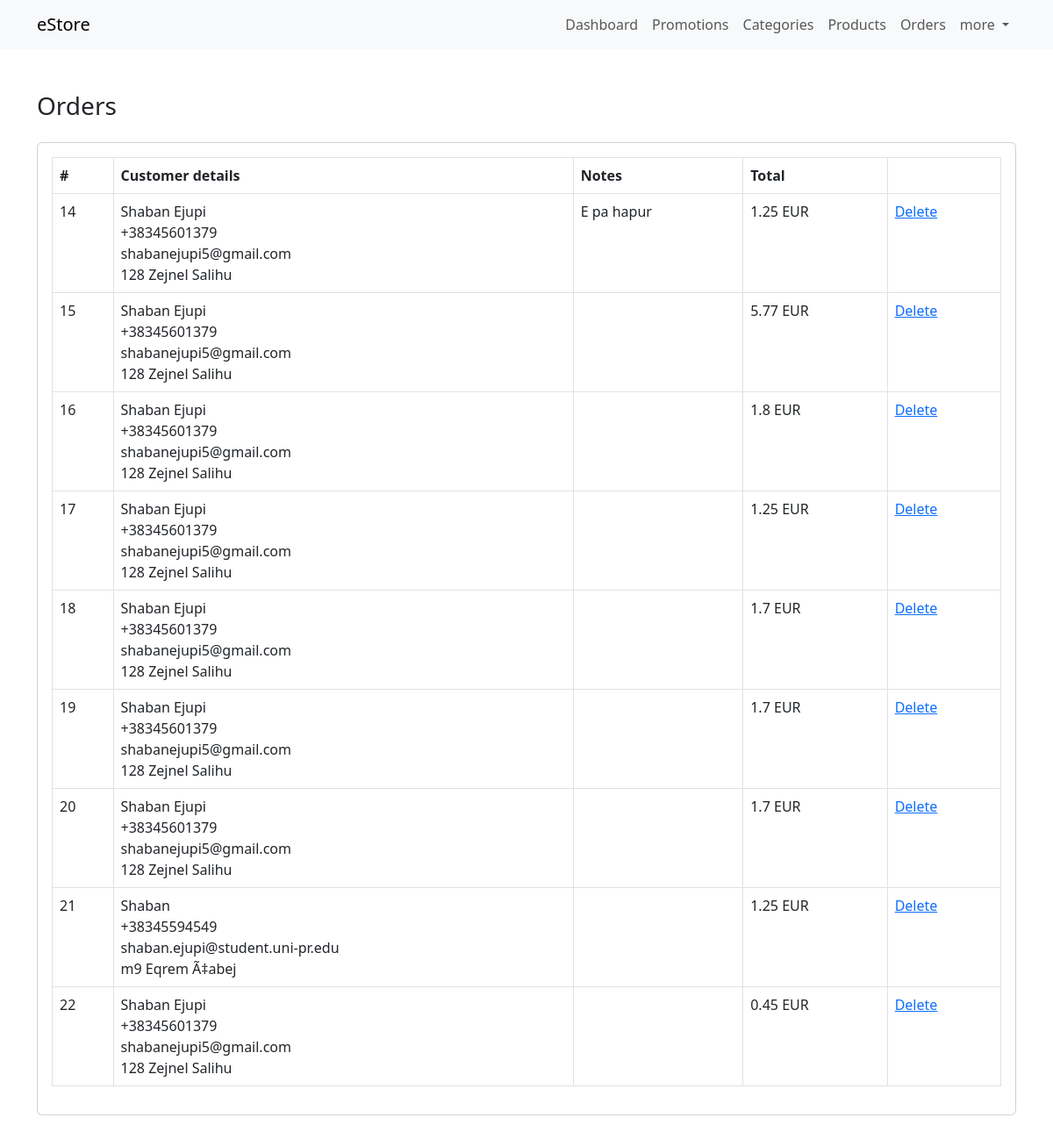
The app's page /dashboard/orders/index.php (signed in) with its own data.
### tables this page shows
CREATE TABLE `orders` (
  `id` int(11) NOT NULL,
  `user_id` int(11) NOT NULL,
  `customer_data` text NOT NULL,
  `notes` text,
  `total` float NOT NULL
);

### classes/Database.php (called while the page is built)
<?php
class Database {
    private static $instance = null;
    private $connection = null;
    public function __construct() {
        $this->connection = new mysqli('localhost', 'root', '', 'estore', 3306);
    }
    public static function getInstance() {
        if(!self::$instance) {
            self::$instance = new self;
        }
        return self::$instance;
    }
    function getConnection() {
        return $this->connection;
    }
}

### classes/CRUD.php (called while the page is built, shortened)
<?php
include 'Database.php';
class CRUD {
    private $mysqli;
    public function __construct() {
        $db = Database::getInstance();
        $this->mysqli = $db->getConnection();
    }
    public function read($table, $condition = [], $limit = null, $order = []) {
        $sql = "SELECT * FROM `".$table."`";
        $items = [];
        if($query = $this->mysqli->query($sql)) {
            if($query->num_rows > 0) {
                while($row = $query->fetch_assoc()) {
                    $items[] = $row;
                }
            }
            return $items;
        } else {
            return $this->mysqli->error;
        }
    }
}

### dashboard/orders/index.php (the view)
<?php
include('../includes/header.php');
include('../../classes/CRUD.php');
$crud = new CRUD;
if(isset($_SESSION['role']) && $_SESSION['role'] == 'admin') {
    $orders = $crud->read('orders');
} else if(isset($_SESSION['role']) && $_SESSION['role'] == 'customer') {
    $orders = $crud->read('orders', ['column' => 'user_id', 'value' => $_SESSION['id']]);
} else {
    $orders = [];
}
?>
<div class="dashboard my-5">
    <div class="container">
        <h3 class="mb-4">Orders</h3>
        <div class="card">
            <div class="card-body">
                <?php if(is_array($orders) && count($orders) > 0): ?>
                <div class="table-responsive">
                    <table class="table table-bordered">
                        <tbody>
                            <tr>
                                <th>#</th>
                                <th>Customer details</th>
                                <th>Notes</th>
                                <th>Total</th>
                                <th></th>
                            </tr>
                            <?php foreach($orders as $order): ?>
                            <tr>
                                <td><?= $order['id'] ?></td>
                                <td><?= $order['customer_data'] ?></td>
                                <td><?= $order['notes'] ?></td>
                                <td><?= $order['total'] ?> EUR</td>
                                <td>
                                    <a href="?action=delete&id=<?= $order['id'] ?>">Delete</a>
                                </td>
                            </tr>
                            <?php endforeach; ?>
                        </tbody>
                    </table>
                </div>
                <?php else: ?>
                <p>0 Orders</p>
                <?php endif; ?>
            </div>
        </div>
    </div>
</div>
<?php include('../includes/footer.php'); ?>

### records on screen
orders: id "14", customer_data "Shaban Ejupi +38345601379 shabanejupi5@gmail.com 128 Zejnel Salihu", notes "E pa hapur", total "1.25"
orders: id "15", customer_data "Shaban Ejupi +38345601379 shabanejupi5@gmail.com 128 Zejnel Salihu", total "5.77"
orders: id "16", customer_data "Shaban Ejupi +38345601379 shabanejupi5@gmail.com 128 Zejnel Salihu", total "1.8"
orders: id "17", customer_data "Shaban Ejupi +38345601379 shabanejupi5@gmail.com 128 Zejnel Salihu", total "1.25"
orders: id "18", customer_data "Shaban Ejupi +38345601379 shabanejupi5@gmail.com 128 Zejnel Salihu", total "1.7"
orders: id "19", customer_data "Shaban Ejupi +38345601379 shabanejupi5@gmail.com 128 Zejnel Salihu", total "1.7"
orders: id "20", customer_data "Shaban Ejupi +38345601379 shabanejupi5@gmail.com 128 Zejnel Salihu", total "1.7"
orders: id "21", customer_data "Shaban +38345594549 shaban.ejupi@student.uni-pr.edu m9 Eqrem Ã‡abej", total "1.25"
orders: id "22", customer_data "Shaban Ejupi +38345601379 shabanejupi5@gmail.com 128 Zejnel Salihu", total "0.45"
